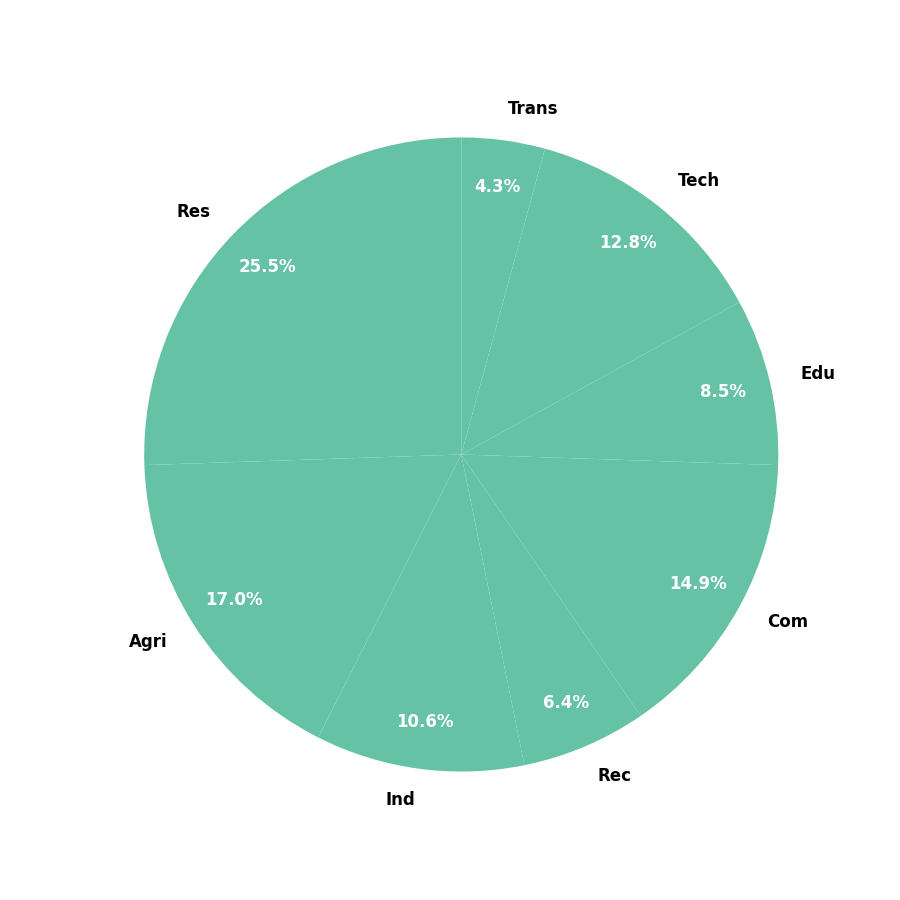

Write Python code to recreate this figure.
import matplotlib.pyplot as plt
import numpy as np

# Original sectors and water usage data
sectors = ['Res', 'Agri', 'Ind', 'Rec', 'Com']
water_usage = np.array([120, 80, 50, 30, 70])

# Adding new made-up data series
# New sectors added: 'Edu', 'Tech', 'Trans'
new_sectors = ['Edu', 'Tech', 'Trans']
new_water_usage = np.array([40, 60, 20])

# Combine the original and new data
all_sectors = sectors + new_sectors
all_water_usage = np.concatenate((water_usage, new_water_usage))

colors = ['#66c2a5'] * len(all_water_usage)  # Keeping the same color for all

fig, ax = plt.subplots(figsize=(9, 9))

wedges, texts, autotexts = ax.pie(
    all_water_usage,
    labels=all_sectors,
    autopct='%1.1f%%',
    pctdistance=0.85,
    colors=colors,
    startangle=90
)

plt.setp(texts, size=12, weight='bold', va='center')
plt.setp(autotexts, size=12, color='white', weight='bold')

ax.axis('equal')

plt.show()
